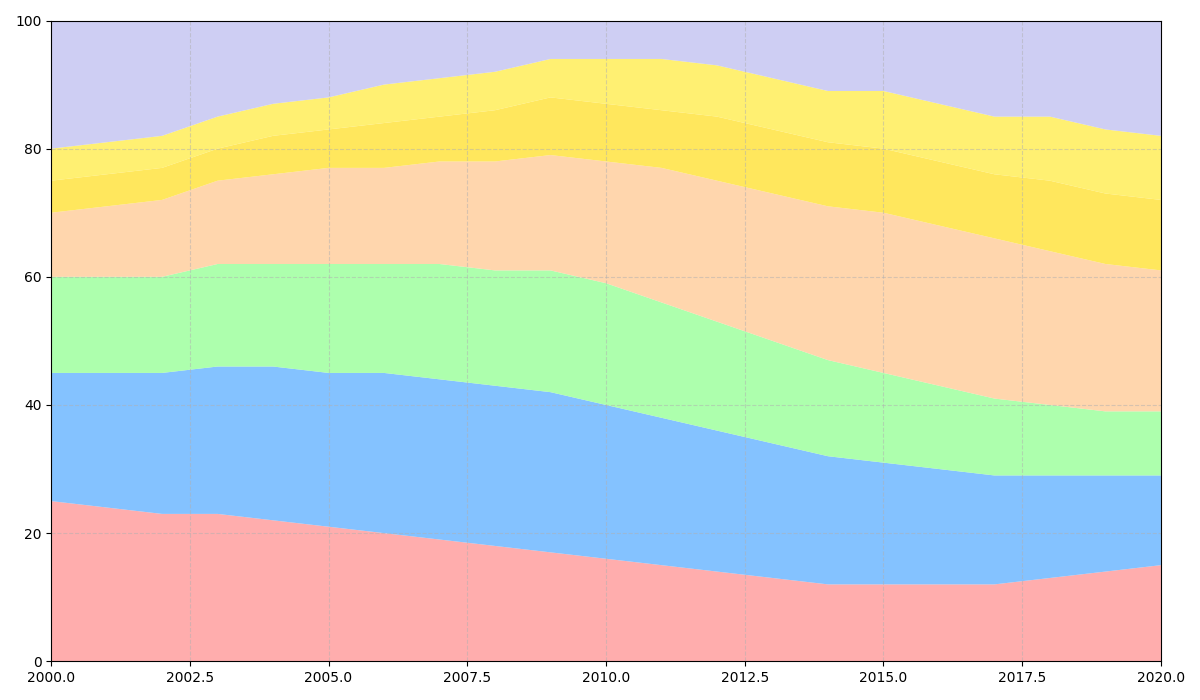

Recreate this plot in Python.
import matplotlib.pyplot as plt
import numpy as np

years = np.arange(2000, 2021)

apples = np.array([25, 24, 23, 23, 22, 21, 20, 19, 18, 17, 16, 15, 14, 13, 12, 12, 12, 12, 13, 14, 15])
bananas = np.array([20, 21, 22, 23, 24, 24, 25, 25, 25, 25, 24, 23, 22, 21, 20, 19, 18, 17, 16, 15, 14])
oranges = np.array([15, 15, 15, 16, 16, 17, 17, 18, 18, 19, 19, 18, 17, 16, 15, 14, 13, 12, 11, 10, 10])
grapes = np.array([10, 11, 12, 13, 14, 15, 15, 16, 17, 18, 19, 21, 22, 23, 24, 25, 25, 25, 24, 23, 22])
pears = np.array([5, 5, 5, 5, 6, 6, 7, 7, 8, 9, 9, 9, 10, 10, 10, 10, 10, 10, 11, 11, 11])
pineapples = np.array([5, 5, 5, 5, 5, 5, 6, 6, 6, 6, 7, 8, 8, 8, 8, 9, 9, 9, 10, 10, 10])
strawberries = 100 - (apples + bananas + oranges + grapes + pears + pineapples)

fig, ax = plt.subplots(figsize=(12, 7))

ax.stackplot(years, apples, bananas, oranges, grapes, pears, pineapples, strawberries, 
             colors=['#ff9999','#66b3ff','#99ff99','#ffcc99','#ffe135','#ffed4f', '#c2c2f0'], alpha=0.8)

ax.set_xlim(years.min(), years.max())
ax.set_ylim(0, 100)
ax.grid(True, linestyle='--', alpha=0.5)

plt.tight_layout()
plt.show()
